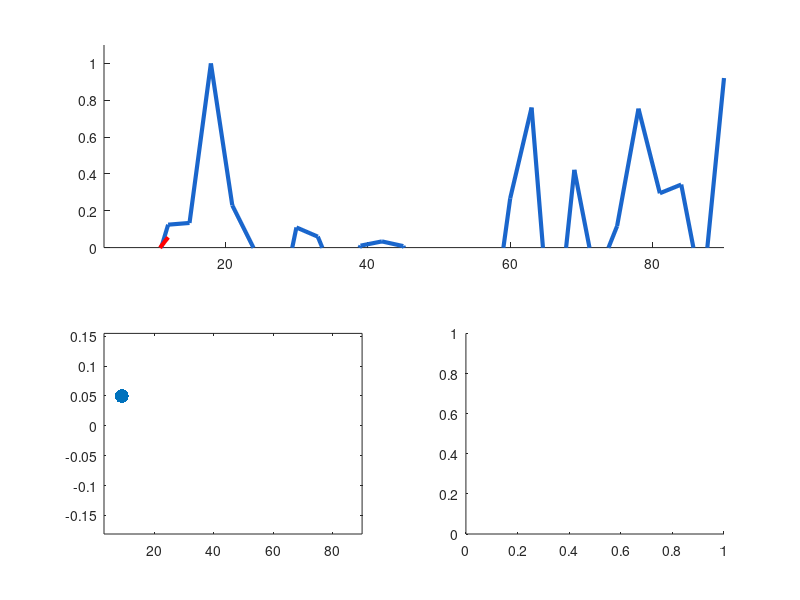

The MATLAB source for this figure: (Note: this script raises an error after producing the figure.)
% tmp = randn(1,length(trace));
vec = [-inf -.045:.03:.045 inf];
% trace = tmpst(1379).int(1:3:end);
trace = randn(30,1);
modtrace = trace'/max(trace);
if exist('..\tmp.tif','file'), delete('..\tmp.tif'); end
sl = [];
frame_rate = 3;
x = (1:length(trace))*frame_rate;
prange = 12/frame_rate;
if prange<3, prange=3; end
forwardp = .25;
front = ceil(forwardp*(prange-1));
rear = floor((1-forwardp)*(prange-1));
for i = rear+1:length(modtrace)-front
    slpreg = i-rear:i+front;
    tmpy = modtrace(slpreg);
    tmpx = slpreg*frame_rate;
    mnx = mean(tmpx);
    mny = mean(tmpy);
    mnxy = mean(tmpx.*tmpy);
    mnx2 = mean(tmpx.*tmpx);
    sl(end+1) = (mnxy-mnx*mny)/(mnx2-mnx*mnx);
end
for i = rear+1:length(modtrace)-front
    close
    figure('units','normalized','outerposition',[0 0 .75 1])
    subplot(2,2,[1 2])
    hold on
    plot(x,modtrace,'-','color',[.1 .4 .8],'linewidth',3);
    slpreg = i-rear:i+front;
%     plot(x(slpreg),modtrace(slpreg),'-','color',[.6 0 0],'linewidth',5);
    xlim([min(x),max(x)])
    ylim([0, 1.1])
    tmpy = modtrace(slpreg);
    tmpx = slpreg*frame_rate;
    mnx = mean(tmpx);
    mny = mean(tmpy);
    mnxy = mean(tmpx.*tmpy);
    mnx2 = mean(tmpx.*tmpx);
%     sl(end+1) = (mnxy-mnx*mny)/(mnx2-mnx*mnx);
    intc = mny-sl(i-rear)*mnx;
    liney = tmpx*sl(i-rear)+intc;
    plot(tmpx,liney,'-','color',[1 0 0],'linewidth',3);
    subplot(2,2,3)
    plot((rear+1:i)*frame_rate,sl(1:i-rear),'.','markersize',30)
    xlim([min(x),max(x)])
    ylim([min(sl)-.1*range(sl),max(sl)+.1*range(sl)])
    subplot(2,2,4)
    histogram(sl(1:i-rear),vec)
    xlim([-.075 .075])
    frm = getframe(gcf);
    imwrite(frm.cdata,'..\tmp.tif','writemode','append')
end
close